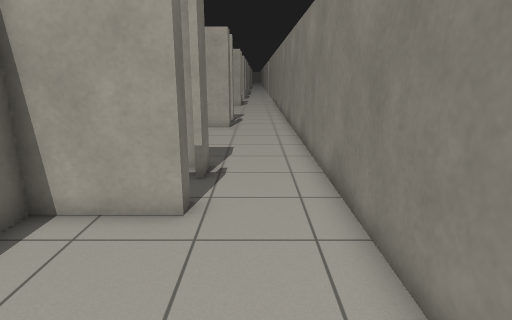
[1] (above)

24 first-person views from a walk through a Gazebo world. The camera is 1.3 m above the floor, tilts 14° down and sees 75° across. Floor lines are 1 m apart. The floor is counted in squares, 0.5 m on a side. Each view is taken from the middle of a square. On the plan, view 1 faces up. The plan holds only what a view shows up to about 20 squares ahead; the rest is blank. The place goes on beyond the plan. The robots in the file are not drawn. Some stock models are drawn as simple stand-ins. Surface patterns are stand-ins for the level's own textures.

[2]
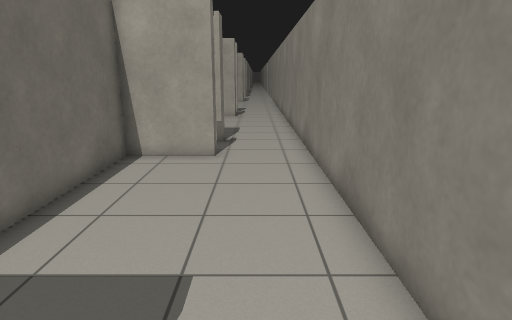

[3]
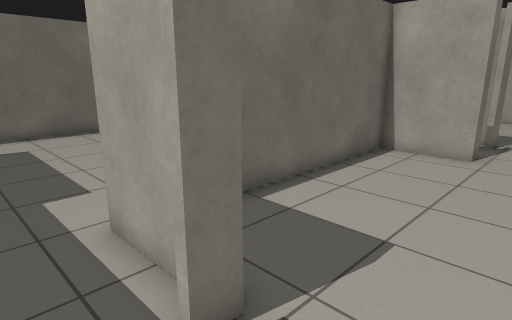

[4]
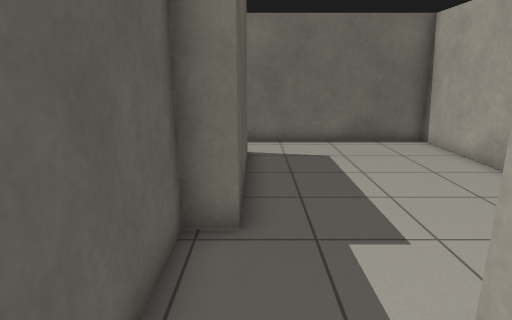

[5]
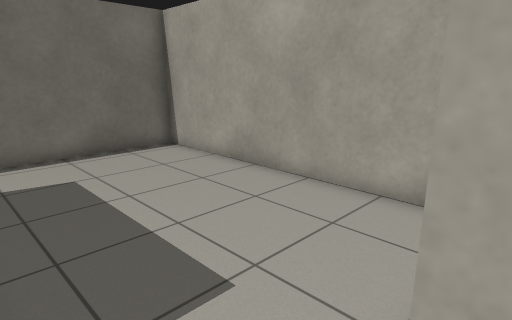

[6]
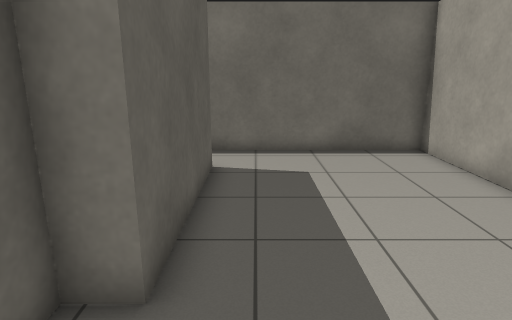

[7]
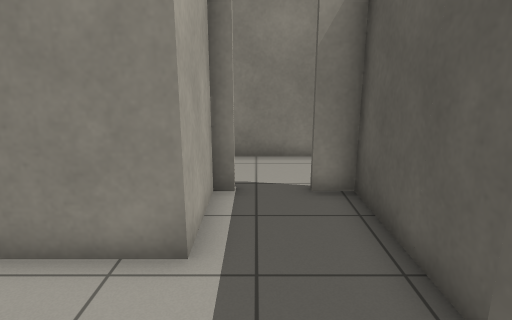

[8]
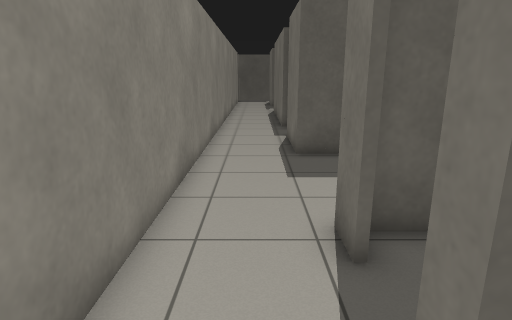

[9]
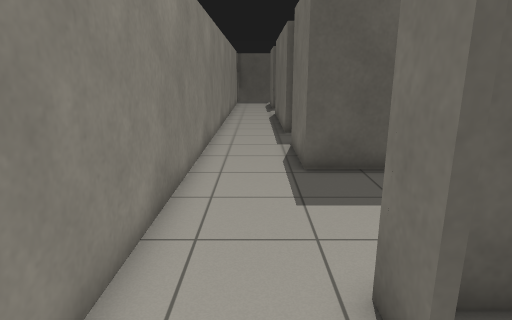

[10]
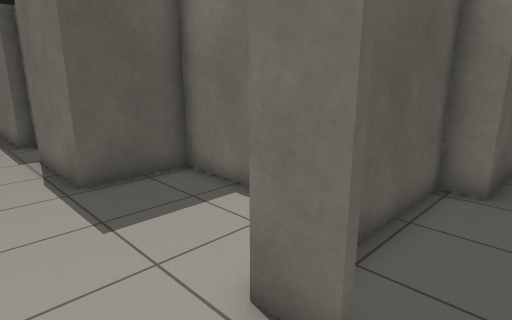

[11]
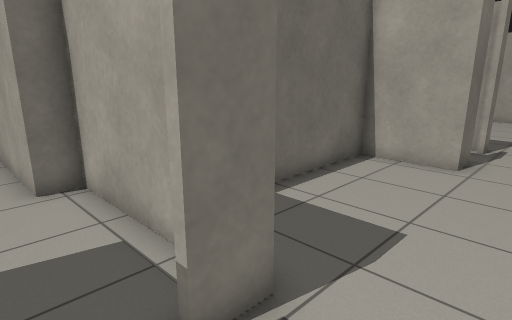

[12]
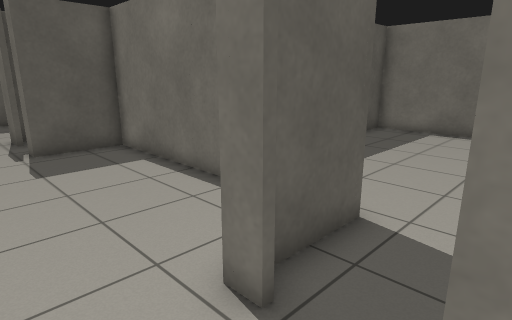

[13]
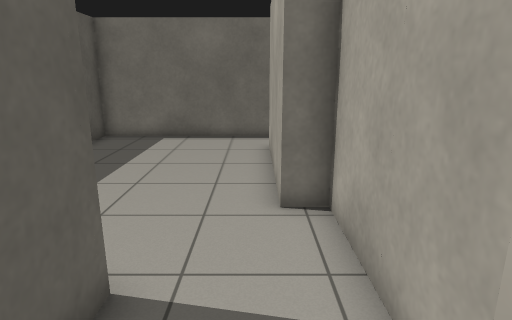

[14]
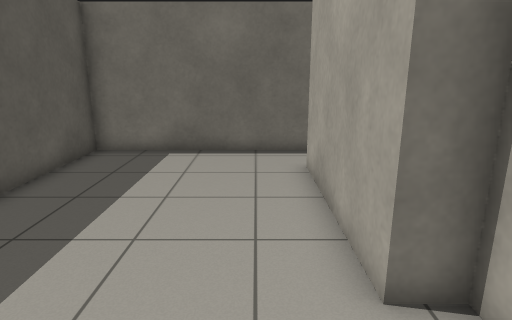

[15]
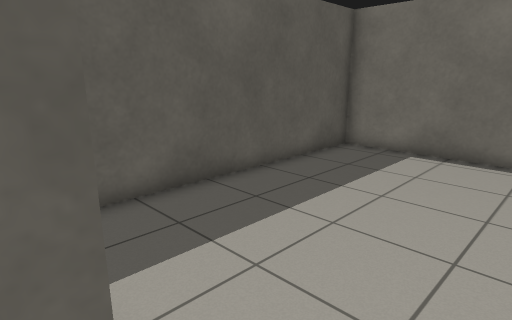

[16]
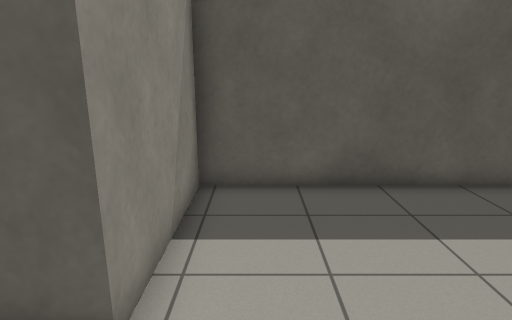

[17]
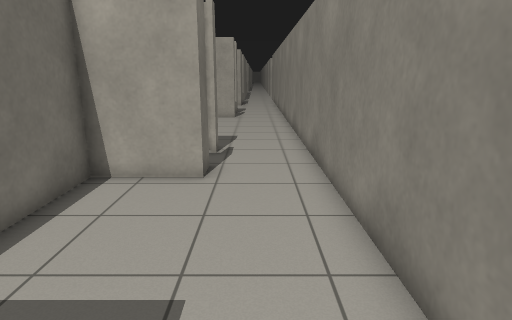

[18]
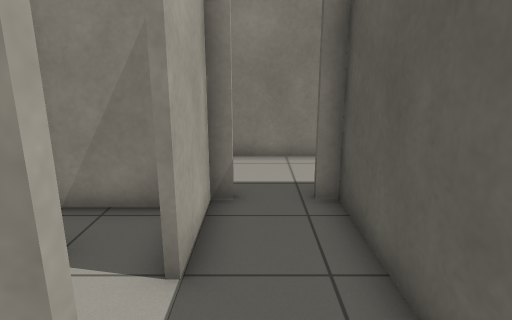

[19]
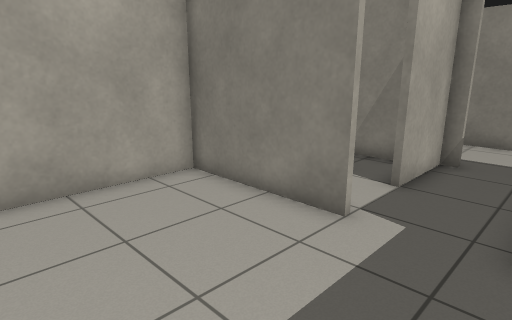

[20]
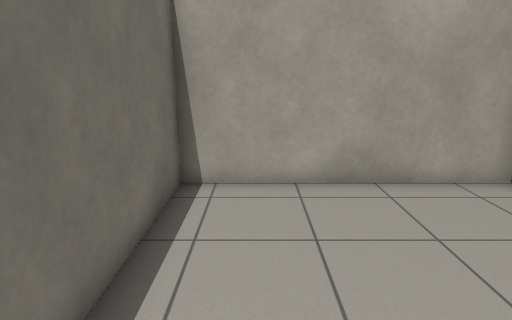

[21]
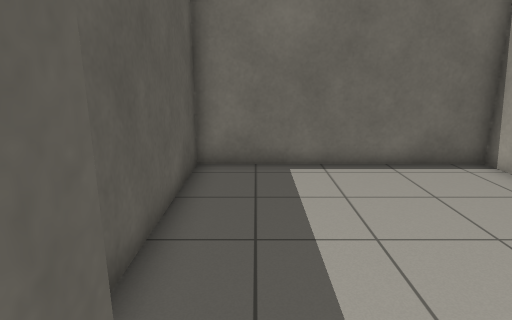

[22]
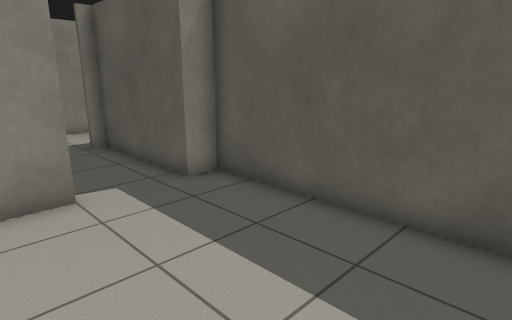

[23]
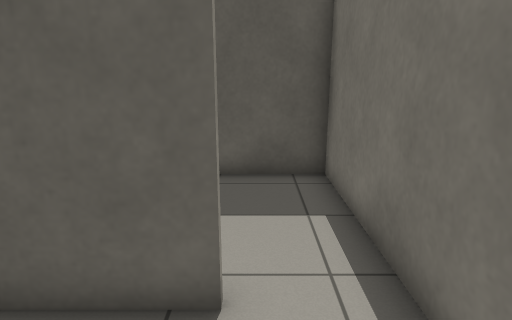

[24]
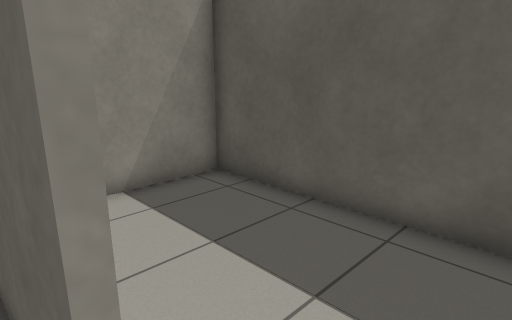

### Floor plan
Points are (right, up) in squares from view 1. A wall is a line through its corners. A room is listed if a view was taken in it or the views show most of it. See-through windows are left out.
Room 1 (views 1, 8, 9)
walls: (-1.4, 6.8) (-1.4, 6) (-4.4, 6) (-4.4, -3.8) (-1.4, -3.8) (-1.4, -4.5); (1.9, -4.5) (1.9, 6.5)
ways out: opening at (0, -4) to room 2; opening at (0.5, 6) to room 3
Room 2 (views 2, 3, 4, 5, 6, 7, 10, 23, 24)
walls: (-6, 1) (-16, 1); (-13.6, -6.3) (-7.4, -6.3) (-7.4, -7.3) (-1.6, -7.3) (-1.6, -6.2); (-1.6, -4) (-4.6, -4) (-4.6, -1.2); (-15.9, 0.9) (-15.9, -6.6); (1.9, -6.5) (1.9, -4.5)
ways out: opening at (0, -4) to room 1; opening at (0.5, -7) to room 6; opening at (-14.5, -6) to room 7
Room 3 (views 11, 13, 14, 15, 16)
walls: (-15.9, 8.9) (-15.9, 0.9); (-1.6, 9.5) (-7.4, 9.5) (-7.4, 8.5) (-13.6, 8.5); (-16, 1.2) (-4.6, 1.2) (-4.6, 6.2) (-2.1, 6.2); (1.9, 6.5) (1.9, 8.5)
ways out: opening at (0.5, 6) to room 1; opening at (0, 9.5) to room 4; opening at (-14.5, 9)
Room 4 (views 12, 17)
walls: (-1.4, 9.8) (-1.4, 8.5); (-1.4, 18.8) (-1.4, 17.5) (-4.4, 17.5) (-4.4, 13); (1.9, 8.5) (1.9, 18.5)
ways out: opening at (0, 9.5) to room 3; opening at (0.5, 18)
Room 5 (views 18, 19, 20, 22)
walls: (-7.6, -17.1) (-7.6, -12) (-16, -12); (-15.9, -12.1) (-15.9, -20.8) (-8.6, -20.8); (-7.6, -20.8) (-7.6, -19.8)
ways out: opening at (-7.5, -18.5) to room 6
Room 6 (view 21)
walls: (-2.1, -17.6) (-2.1, -17) (-5.1, -17); (-1.9, -19.4) (-1.9, -19.9); (-2.1, -19.9) (-2.1, -19.2); (-4.4, -10.5) (-4.4, -13.3) (-1.4, -13.3) (-1.4, -17); (1.9, -23.5) (1.9, -6.5); (-1.4, -6.2) (-1.4, -7.5); (-7.6, -19.8) (-1.4, -19.8) (-1.4, -23.5); (-8.6, -20.8) (-7.6, -20.8)
ways out: opening at (0.5, -7) to room 2; opening at (-7.5, -18.5) to room 5; opening at (-6, -17)
Room 7 (no view inside)
walls: (-15.9, -6.6) (-15.9, -12.1); (-16, -11.8) (-7.6, -11.8) (-7.6, -8.6)
ways out: opening at (-14.5, -6) to room 2

Positions as (right, up) in squares from view 1, and headings:
1: (0, 0), facing up
2: (0, -5), facing up
3: (1, -6), facing up-left
4: (-2, -6), facing left
5: (-4, -6), facing up-left
6: (-4, -5), facing left
7: (-9, -5), facing right
8: (0, -2), facing down
9: (0, -4), facing down
10: (1, -5), facing down-left
11: (1, 7), facing up-left
12: (1, 9), facing down-left
13: (-1, 8), facing left
14: (-4, 7), facing left
15: (-4, 8), facing down-left
16: (-6, 9), facing down
17: (0, 9), facing up
18: (-9, -18), facing right
19: (-13, -20), facing up-right
20: (-14, -20), facing up
21: (-6, -19), facing left
22: (-15, -15), facing down-right
23: (-14, -3), facing down
24: (-15, -6), facing down-right
